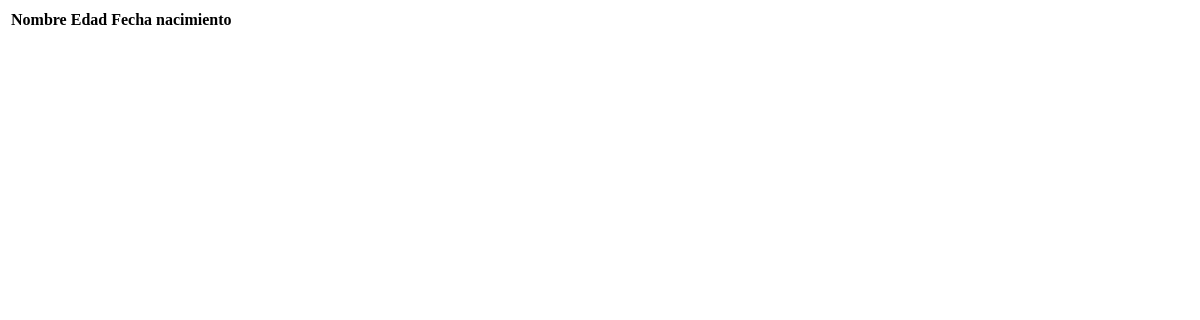
Page /FamilyAPP/ on the earlier database version.
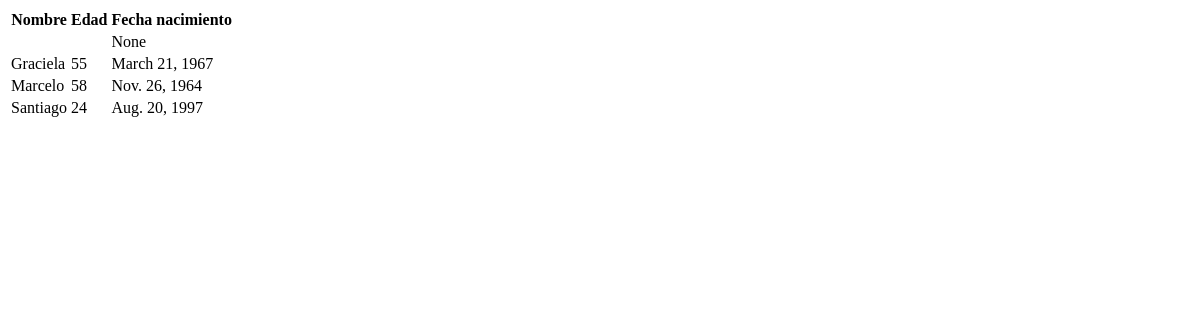
Same page on the later database version.
### Family/models.py (models this page shows)
class Familiar(models.Model):
    nombre=models.CharField(max_length=59)
    edad=models.IntegerField()
    fecha_nac=models.DateField()

### Family/views.py (the view)
# urls.py: path('', familya),
def familya(request):
   familiares = Familiar.objects.all()
   return render (request, 'family.html', {'familiares': familiares})

### templates/family.html (shortened to what this page needs)
<!DOCTYPE html>
<html lang="en">
<head>
</head>
<table>
    <thead>
        <tr>
            <th>Nombre</th>
            <th>Edad</th>
            <th>Fecha nacimiento</th>
        </tr>
    </thead>
    <tbody>
        {%for f in familiares%}
             <tr>
                <td>{{f.nombre}}</td>
                <td>{{f.edad}}</td>
                <td>{{f.fecha_nac}}</td>
             </tr>
        {%endfor%}
    </tbody>
</table>
</html>

Differences in the rows shown:
added Familiar: fecha_nac "None"
added Familiar: nombre "Graciela", edad "55", fecha_nac "March 21, 1967"
added Familiar: nombre "Marcelo", edad "58", fecha_nac "Nov. 26, 1964"
added Familiar: nombre "Santiago", edad "24", fecha_nac "Aug. 20, 1997"
